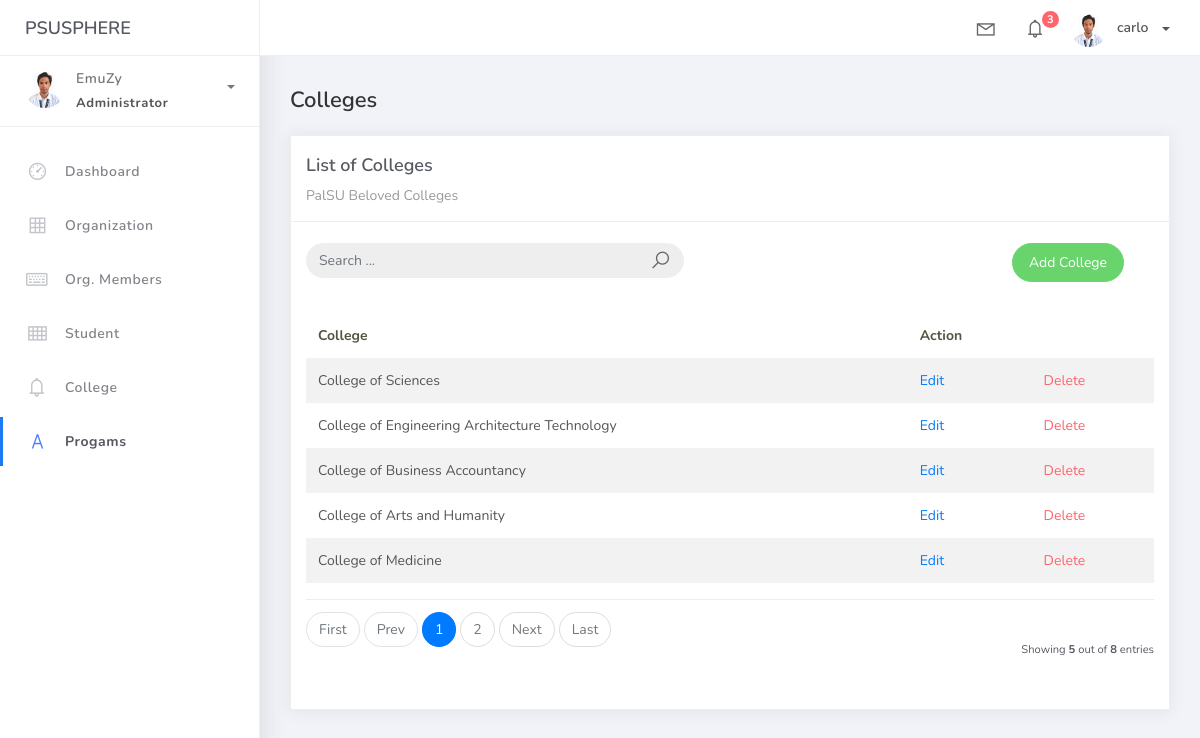
The app's page /college_list, older data.
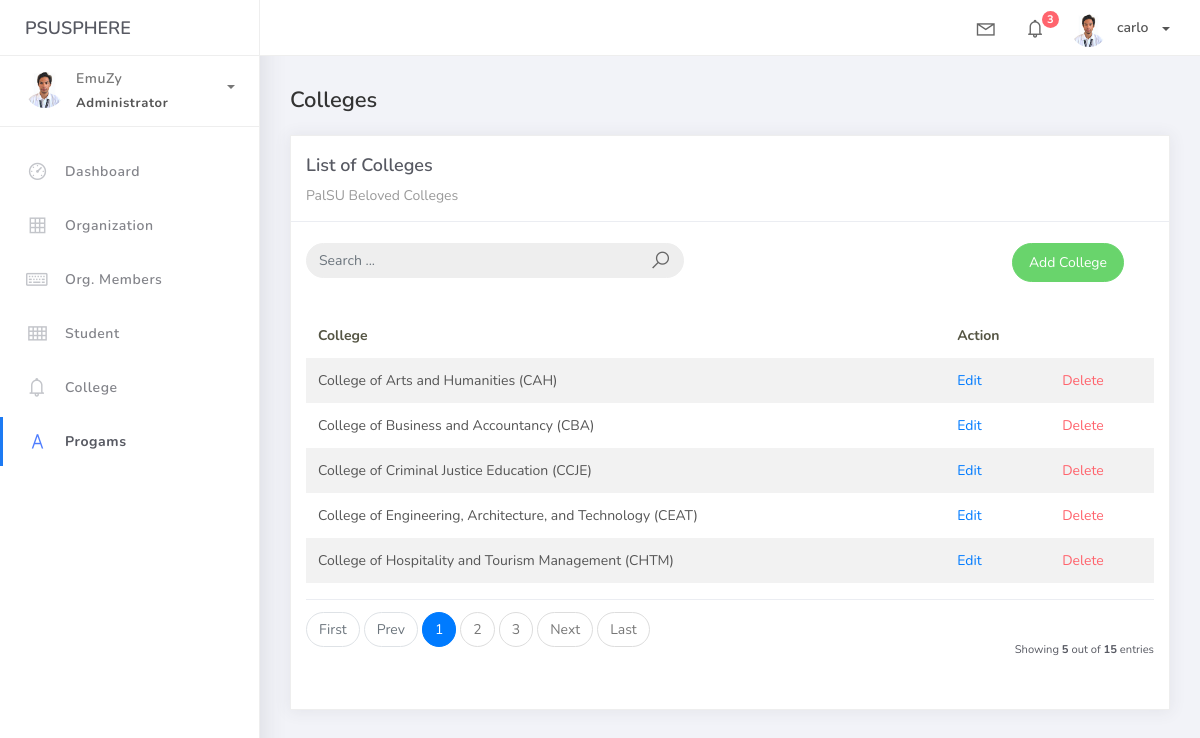
The same page, newer data.
### studentorg/models.py (models this page shows, shortened)
class BaseModel(models.Model):
    create_at = models.DateTimeField(auto_now_add = True, db_index = True)
    update_at = models.DateTimeField(auto_now = True)
    class Meta:
        abstract = True

class College(BaseModel):
    college_name = models.CharField(max_length = 150)

### studentorg/views.py (the view)
# urls.py: path('college_list', CollegeList.as_view(), name='colleges-list'),
class CollegeList(ListView):
    model = College
    context_object_name = 'college'
    template_name = "college_list.html"
    paginate_by = 5
    def get_queryset(self, *args, **kwargs):
        qs = super(CollegeList, self).get_queryset(*args, **kwargs)
        if self.request.GET.get("q") != None:
            query = self.request.GET.get('q')
            qs = qs.filter(Q(college_name__icontains=query))
        return qs

### templates/college_list.html
{% extends 'base.html' %} {% load static %} {% block content %}
<div class="content">
    <div class="container-fluid">
        <h4 class="page-title">Colleges</h4>
        <div class="row">
            <div class="col-md-12">
                <div class="card">
                    <div class="card-header">
                        <div class="card-title">List of Colleges</div>
                        <div class="card-category">PalSU Beloved Colleges</div>
                    </div>
                    <br>
                        <div class="col-md-12 row">
                            <div class="col-md-6">
                                <form action="" class="navbar-left navbar-form nav-search mr-md-3" action="{% url 'colleges-list' %}">
                                    <div class="input-group">
                                        <input type="text" placeholder="Search ..." class="form-control" name="q">
                                        <div class="input-group-append">
                                        <span class="input-group-text">
                                            <i class="la la-search search-icon"></i>
                                        </span>
                                        </div>
                                    </div>
                                </form>
                            </div>
                            <div class="col-md-6">
                                <div class="pull-right">
                                    <a href="{% url 'college-add' %}" class="btn btn-success btn-rounded">Add College</a>
                                </div>
                            </div>
                        </div>
                    <div class="card-body">
                        <table class="table table-striped mt-3">
                            <thead>
                                <tr>
                                    <th scope="col">College</th>
                                    <th scope="col">Action</th>
                                </tr>
                            </thead>
                            <tbody>
                                {% for object in object_list %}
                                <tr>
                                    <td>{{ object.college_name }}</td>
                                    <td><a href="college_list/{{ object.id }}">Edit</a></td>
                                    <td><a href="college_list/{{ object.id }}/delete" class="text-danger">Delete</a></td>
                                </tr>
                                {% empty %}
                                <tr>
                                    <td colspan="4" style="text-align: center">
                                    <p class="text-sm font-weight-bold mb-0">No Records Found</p>
                                    </td>
                                </tr>
                                {% endfor %}
                            </tbody>
                        </table>
                        {% include 'includes/pagination.html' %}
                    </div>
                </div>
            </div>
        </div>
    </div>
</div>
{% endblock %}

Row changes from the older to the newer data that the page shows:
removed College: college_name "College of Sciences"
removed College: college_name "College of Engineering Architecture Technology"
removed College: college_name "College of Business Accountancy"
removed College: college_name "College of Arts and Humanity"
removed College: college_name "College of Medicine"
added College: college_name "College of Arts and Humanities (CAH)"
added College: college_name "College of Business and Accountancy (CBA)"
added College: college_name "College of Criminal Justice Education (CCJE)"
added College: college_name "College of Engineering, Architecture, and Technology (CEAT)"
added College: college_name "College of Hospitality and Tourism Management (CHTM)"
Text that changed along with them:
{{ paginator.count }}: "8" → "15"
new list line: "3"
